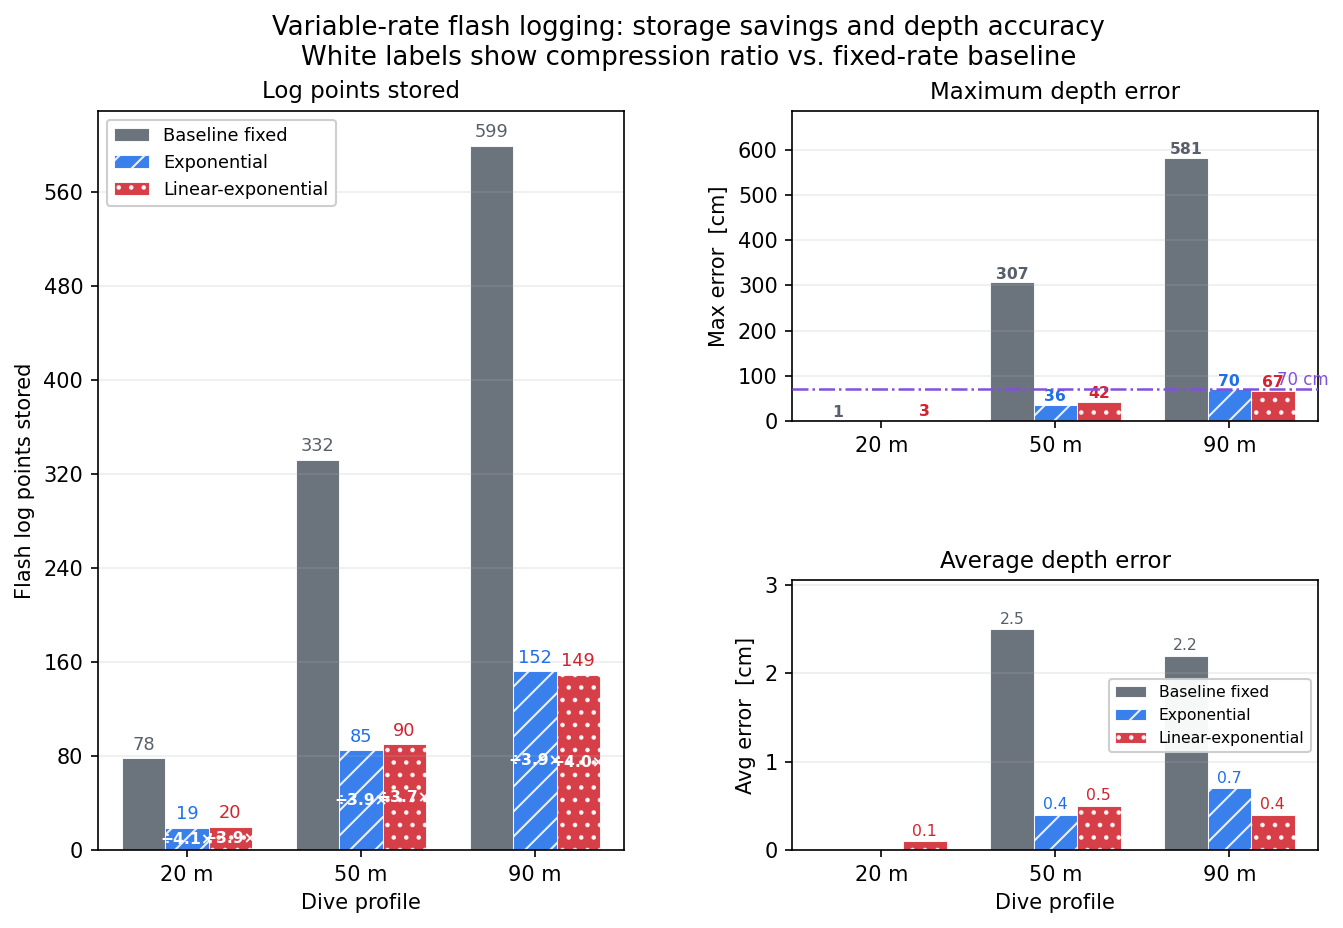

Here is the Python script that generated this plot:
#!/usr/bin/env python3
"""
Variable-rate flash logging: storage savings vs. depth-error accuracy.

Goal of the flash-log rate algorithm (DiffAimdRateAlgorithm):
  1. Minimise stored log points (save flash space)
  2. Keep the signed depth error between logged and true profile small —
     both average error (accuracy) and maximum error (worst case)

Fixed-rate logging stores far more points and, crucially, allows large
transient errors (up to ~5.8 m at 90 m) because a constant interval
misses rapid depth changes.  The variable-rate algorithm adapts the
interval to the rate of depth change, compressing the log ~3.6–4.1×
while capping the maximum error below 70 cm.

The right column uses two stacked sub-panels so the max error (metres)
and the avg/median error (centimetres) are both readable on their own
scales.  Median is 0.000 m for all configurations.

Data source: flash_profile_diff_summary.csv from
             STDC-STM32-rs/results/newest/*.tables
"""

import numpy as np
import matplotlib.pyplot as plt
import matplotlib.gridspec as gridspec
import matplotlib.ticker as ticker

PROFILES = ["20 m", "50 m", "90 m"]

LOG_POINTS = {
    "Baseline fixed":     [ 78, 332, 599],
    "Exponential":        [ 19,  85, 152],
    "Linear-exponential": [ 20,  90, 149],
}

# Maximum absolute depth error [m]
MAX_ABS_ERROR = {
    "Baseline fixed":     [0.009, 3.067, 5.812],
    "Exponential":        [0.000, 0.358, 0.700],
    "Linear-exponential": [0.026, 0.420, 0.671],
}

# Average absolute depth error [m]  (|avg signed error| from table)
AVG_ABS_ERROR = {
    "Baseline fixed":     [0.000, 0.025, 0.022],
    "Exponential":        [0.000, 0.004, 0.007],
    "Linear-exponential": [0.001, 0.005, 0.004],
}

# Median depth error [m] — 0.000 for all configurations
MEDIAN_ERROR = {
    "Baseline fixed":     [0.000, 0.000, 0.000],
    "Exponential":        [0.000, 0.000, 0.000],
    "Linear-exponential": [0.000, 0.000, 0.000],
}

C_FIXED = "#57606a"
C_EXP   = "#1f6feb"
C_THAL  = "#d1242f"
COLORS  = [C_FIXED, C_EXP, C_THAL]
HATCHES = ["", "//", ".."]

x = np.arange(len(PROFILES))
width = 0.25
keys = list(LOG_POINTS.keys())

# Layout: left column (log points, full height) + right column (2 stacked rows)
fig = plt.figure(figsize=(10.5, 6.4))
gs = gridspec.GridSpec(2, 2, figure=fig,
                       height_ratios=[1.15, 1],
                       hspace=0.55, wspace=0.32)
ax1  = fig.add_subplot(gs[:, 0])   # left column, full height
ax2t = fig.add_subplot(gs[0, 1])   # right top — max error
ax2b = fig.add_subplot(gs[1, 1])   # right bottom — avg & median error

# ── left panel: log points stored ──────────────────────────────────────────
for i, (key, color, hatch) in enumerate(zip(keys, COLORS, HATCHES)):
    vals = LOG_POINTS[key]
    bars = ax1.bar(x + (i - 1) * width, vals, width,
                   label=key, color=color, alpha=0.88,
                   hatch=hatch, edgecolor="white", linewidth=0.5)
    for bar, v in zip(bars, vals):
        ax1.text(bar.get_x() + bar.get_width() / 2,
                 bar.get_height() + 4,
                 str(v), ha="center", va="bottom",
                 fontsize=8.5, color=color)

fixed_pts = LOG_POINTS["Baseline fixed"]
for algo_i, key in enumerate(keys[1:], start=1):
    for j, (base, var) in enumerate(zip(fixed_pts, LOG_POINTS[key])):
        if base > 0 and var > 0:
            ax1.text(x[j] + (algo_i - 1) * width,
                     LOG_POINTS[key][j] / 2,
                     f"÷{base/var:.1f}×",
                     ha="center", va="center",
                     fontsize=7.5, color="white", fontweight="bold")

ax1.set_xticks(x)
ax1.set_xticklabels(PROFILES)
ax1.set_xlabel("Dive profile")
ax1.set_ylabel("Flash log points stored")
ax1.set_title("Log points stored", fontsize=11)
ax1.legend(fontsize=8.5, framealpha=0.95)
ax1.grid(axis="y", alpha=0.22)
ax1.yaxis.set_major_locator(ticker.MaxNLocator(integer=True))

# ── right top: max absolute error ──────────────────────────────────────────
for i, (key, color, hatch) in enumerate(zip(keys, COLORS, HATCHES)):
    vals_cm = [v * 100 for v in MAX_ABS_ERROR[key]]
    bars = ax2t.bar(x + (i - 1) * width, vals_cm, width,
                    color=color, alpha=0.88, hatch=hatch,
                    edgecolor="white", linewidth=0.5)
    for bar, v in zip(bars, vals_cm):
        if v >= 0.1:
            ax2t.text(bar.get_x() + bar.get_width() / 2,
                      bar.get_height() + 2,
                      f"{v:.0f}", ha="center", va="bottom",
                      fontsize=7.5, color=color, fontweight="bold")

ax2t.axhline(70, color="#8250df", ls="-.", lw=1.2, zorder=3)
ax2t.text(x[-1] + width * 1.1, 72, "70 cm",
          ha="left", va="bottom", fontsize=8, color="#8250df")

ax2t.set_xticks(x)
ax2t.set_xticklabels(PROFILES)
ax2t.set_ylabel("Max error  [cm]")
ax2t.set_title("Maximum depth error", fontsize=11)
ax2t.grid(axis="y", alpha=0.22)
ax2t.set_ylim(0, max(v * 100 for vals in MAX_ABS_ERROR.values() for v in vals) * 1.18)

# ── right bottom: avg & median error ───────────────────────────────────────
# Convert to cm for readability
for i, (key, color, hatch) in enumerate(zip(keys, COLORS, HATCHES)):
    avg_cm = [v * 100 for v in AVG_ABS_ERROR[key]]
    bx = x + (i - 1) * width
    bars = ax2b.bar(bx, avg_cm, width,
                    label=key, color=color, alpha=0.88, hatch=hatch,
                    edgecolor="white", linewidth=0.5)
    for bar, v in zip(bars, avg_cm):
        if v >= 0.05:
            ax2b.text(bar.get_x() + bar.get_width() / 2,
                      bar.get_height() + 0.03,
                      f"{v:.1f}", ha="center", va="bottom",
                      fontsize=7.5, color=color)

ax2b.set_xticks(x)
ax2b.set_xticklabels(PROFILES)
ax2b.set_xlabel("Dive profile")
ax2b.set_ylabel("Avg error  [cm]")
ax2b.set_title("Average depth error", fontsize=11)
ax2b.legend(fontsize=7.5, framealpha=0.95)
ax2b.grid(axis="y", alpha=0.22)
ax2b.set_ylim(0, max(v * 100 for vals in AVG_ABS_ERROR.values() for v in vals) * 1.22)

fig.suptitle(
    "Variable-rate flash logging: storage savings and depth accuracy\n"
    "White labels show compression ratio vs. fixed-rate baseline",
    fontsize=12.5,
)

out = "fig_flash_rate.png"
fig.savefig(out, dpi=150, bbox_inches="tight")
print(f"Figure written: {out}")
